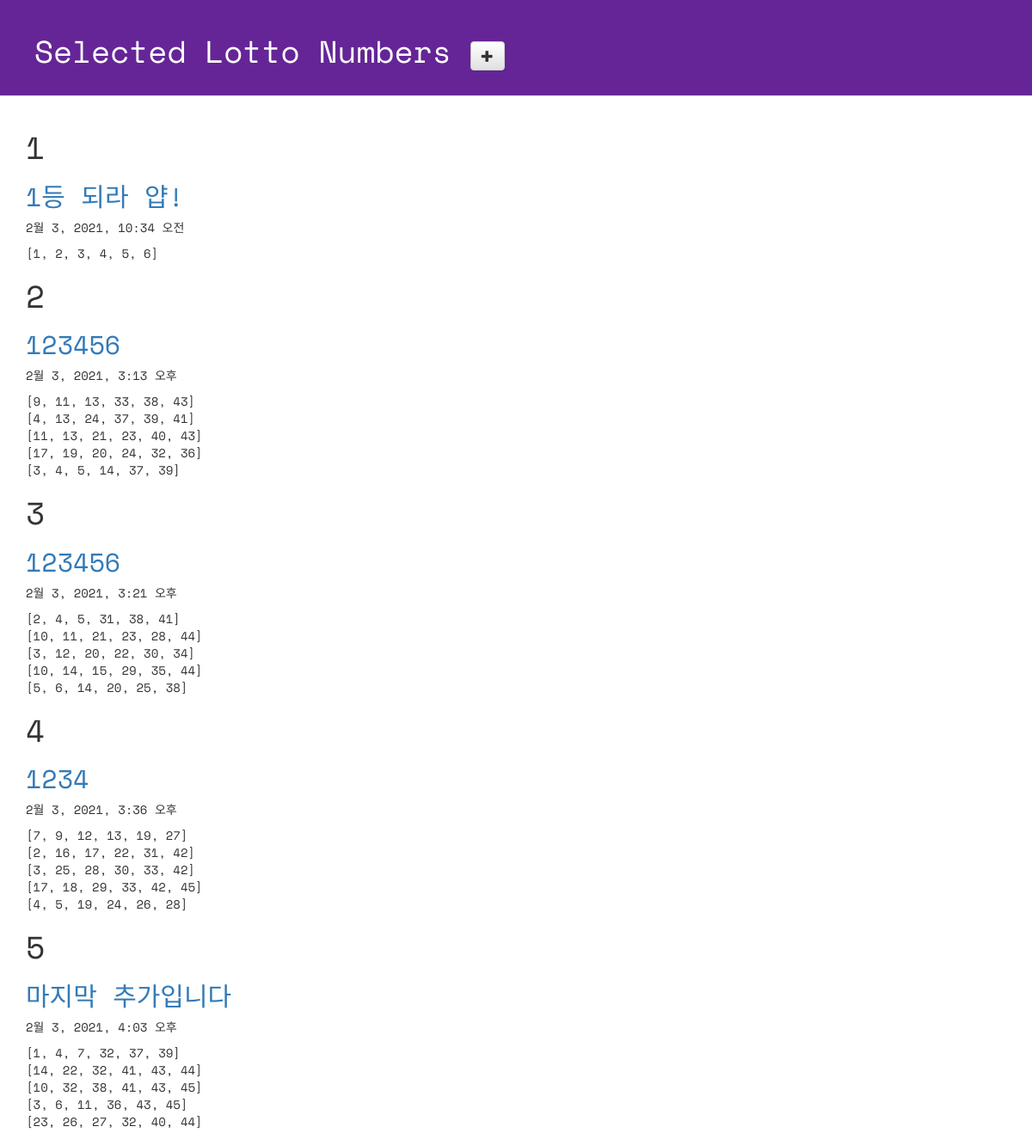
Page /lotto/ on the committed database.
### lotto/models.py (models this page shows, shortened)
class GuessNumbers(models.Model):
    name = models.CharField(max_length=24)
    text = models.CharField(max_length=255)
    lottos = models.CharField(max_length=255, default='[1, 2, 3, 4, 5, 6]')
    num_lotto = models.IntegerField(default=5)
    update_date = models.DateTimeField()

### lotto/views.py (the view)
# urls.py: path('lotto/', views.index, name='index_name'),
def index(request):
    lottos = GuessNumbers.objects.all()
    return render(request, 'lotto/default.html', {'lottos':lottos})

### lotto/templates/lotto/default.html (shortened to what this page needs)
<!DOCTYPE html>
{% load staticfiles %}
<html lang="ko">
<head>
  <link rel="stylesheet" href="//maxcdn.bootstrapcdn.com/bootstrap/3.2.0/css/bootstrap.min.css">
  <link rel="stylesheet" href="//maxcdn.bootstrapcdn.com/bootstrap/3.2.0/css/bootstrap-theme.min.css">
  <link rel="stylesheet" href="{% static 'css/lotto.css' %}">
</head>
<body>
  <div class="page-header">
  <h1>
    Selected Lotto Numbers
    <a href="{% url 'new_lotto' %}">
      <span class="glyphicon glyphicon-plus btn btn-default"></span>
    </a>
  </h1>
  </div>
  <div class="container lotto">
    {% for lotto in lottos %}
      <h1>{{ lotto.pk }}</h1>
      <h2>
        <a href="{% url 'detail' lottokey=lotto.pk %}">{{ lotto.text }}</a>
      </h2>
      <p>{{ lotto.update_date }}</p>
      <p>{{ lotto.lottos | linebreaksbr }}</p>
    {% endfor %}
  </div>
</body>

### lotto/static/css/lotto.css (style rules this page uses)
.page-header { background-color: #652596; margin-top: 0; padding: 20px 20px 20px 40px; font-family: 'Space Mono', monospace; }
.page-header h1 { color: #FFFFFF; }
.container { font-family: 'Space Mono', monospace; }
.container h2 { color: #b9f442; }

### rows in the picture
GuessNumbers: pk "1", text "1등 되라 얍!", update_date "2월 3, 2021, 10:34 오전", lottos "[1, 2, 3, 4, 5, 6]"
GuessNumbers: pk "2", text "123456", update_date "2월 3, 2021, 3:13 오후", lottos "[9, 11, 13, 33, 38, 43] [4, 13, 24, 37, 39, 41] [11, 13, 21, 23, 40, 43] [17, 19, 20, 24, 32, 36] [3, 4, 5, 14, 37, 39]"
GuessNumbers: pk "3", text "123456", update_date "2월 3, 2021, 3:21 오후", lottos "[2, 4, 5, 31, 38, 41] [10, 11, 21, 23, 28, 44] [3, 12, 20, 22, 30, 34] [10, 14, 15, 29, 35, 44] [5, 6, 14, 20, 25, 38]"
GuessNumbers: pk "4", text "1234", update_date "2월 3, 2021, 3:36 오후", lottos "[7, 9, 12, 13, 19, 27] [2, 16, 17, 22, 31, 42] [3, 25, 28, 30, 33, 42] [17, 18, 29, 33, 42, 45] [4, 5, 19, 24, 26, 28]"
GuessNumbers: pk "5", text "마지막 추가입니다", update_date "2월 3, 2021, 4:03 오후", lottos "[1, 4, 7, 32, 37, 39] [14, 22, 32, 41, 43, 44] [10, 32, 38, 41, 43, 45] [3, 6, 11, 36, 43, 45] [23, 26, 27, 32, 40, 44]"
